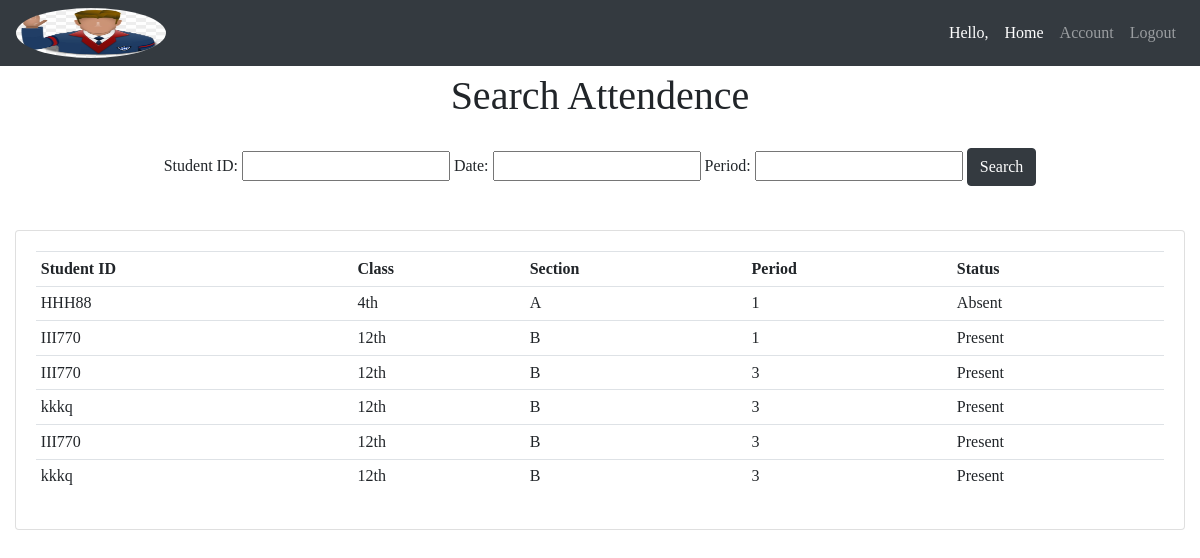
/searchattendence/, run on the app's committed database.
### attendence_sys/models.py (models this page shows, shortened)
class Attendence(models.Model):
    Faculty_Name = models.CharField(max_length=200, null=True, blank=True)
    Student_ID = models.CharField(max_length=200, null=True, blank=True)
    date = models.DateField(auto_now_add = True, null = True)
    time = models.TimeField(auto_now_add=True, null = True)
    standard = models.CharField(max_length=200, null = True)
    section = models.CharField(max_length=200, null = True)
    period = models.CharField(max_length=200, null = True)
    status = models.CharField(max_length=200, null = True, default='Absent')

### attendence_sys/views.py (the view)
# urls.py: path('searchattendence/', views.searchAttendence, name='searchattendence'),
def searchAttendence(request):
    attendences = Attendence.objects.all()
    myFilter = AttendenceFilter(request.GET, queryset=attendences)
    attendences = myFilter.qs
    context = {'myFilter':myFilter, 'attendences': attendences, 'ta':False}
    return render(request, 'attendence.html', context)

### templates/attendence.html (shortened to what this page needs)
{% extends 'main.html' %}
{% block content %}
{% if ta == False %}
<center><h1>Search Attendence</h1></center>
<div class="row">
    <div class="col">
        <div class="car card-body">
            <center>
                <form method="get">
                    {{myFilter.form}}
                    <button class="btn btn-dark" type="submit">Search</button>
                </form>
            </center>
        </div>
    </div>
</div>
<br>
<div class="row">
	<div class="col-sm-12">
		<div class="card card-body">
			<table class="table table-sm">
				<tr>
					<th>Student ID</th>
					<th>Class</th>
					<th>Section</th>
					<th>Period</th>
					<th>Status</th>
				</tr>
				{% for attendence in attendences %}
				<tr>
                    <td>{{ attendence.Student_ID }}</td>
					<td>{{ attendence.standard }}</td>
					<td>{{ attendence.section }}</td>
					<td>{{ attendence.period }}</td>
					<td>{{ attendence.status }}</td>
				</tr>
				{% endfor %}
			</table>
		</div>
	</div>
</div>
{% endif %}
{% endblock %}

### templates/main.html (shortened to what this page needs)
<!DOCTYPE html>
<html>
<head>
	<link rel="stylesheet" href="https://stackpath.bootstrapcdn.com/bootstrap/4.3.1/css/bootstrap.min.css">
</head>
<body>
	{%  include 'navbar.html' %}
	<br>
<br>
<br>
	<div class="container-fluid">
	{% block content %}
	{% endblock %}
    </div>
</body>
</html>

### templates/navbar.html (shortened to what this page needs)
{% load static %}
<nav class="navbar navbar-expand-lg navbar-dark fixed-top bg-dark">
 <img src="{% static 'images/logo.png' %}" height="50px" width="250px" class="img">
  <div class="collapse navbar-collapse" id="navbarNav">
    <ul class="navbar-nav ml-auto">
      <li class="nav-item active">
        <span class="nav-link">Hello, {{ request.user.faculty }}</span>
      </li>
      <li class="nav-item active">
        <a href="{% url 'home' %}" class="nav-link">Home</a>
      </li>
      <li class="nav-item">
        <a class="nav-link" href="{% url 'account' %}">Account</a>
      </li>
      <li class="nav-item">
        <a class="nav-link" href="{% url 'logout' %}">Logout</a>
      </li>
    </ul>
  </div>
</nav>

### templates/main.html (style rules this page uses)
body { font-family:Cambria, Cochin, Georgia, Times, 'Times New Roman', serif }

### templates/navbar.html (style rules this page uses)
.img { border-radius: 70%; width:150px; }

### data on the page
Attendence: Student_ID "HHH88", standard "4th", section "A", period "1", status "Absent"
Attendence: Student_ID "III770", standard "12th", section "B", period "1", status "Present"
Attendence: Student_ID "III770", standard "12th", section "B", period "3", status "Present"
Attendence: Student_ID "kkkq", standard "12th", section "B", period "3", status "Present"
Attendence: Student_ID "III770", standard "12th", section "B", period "3", status "Present"
Attendence: Student_ID "kkkq", standard "12th", section "B", period "3", status "Present"
